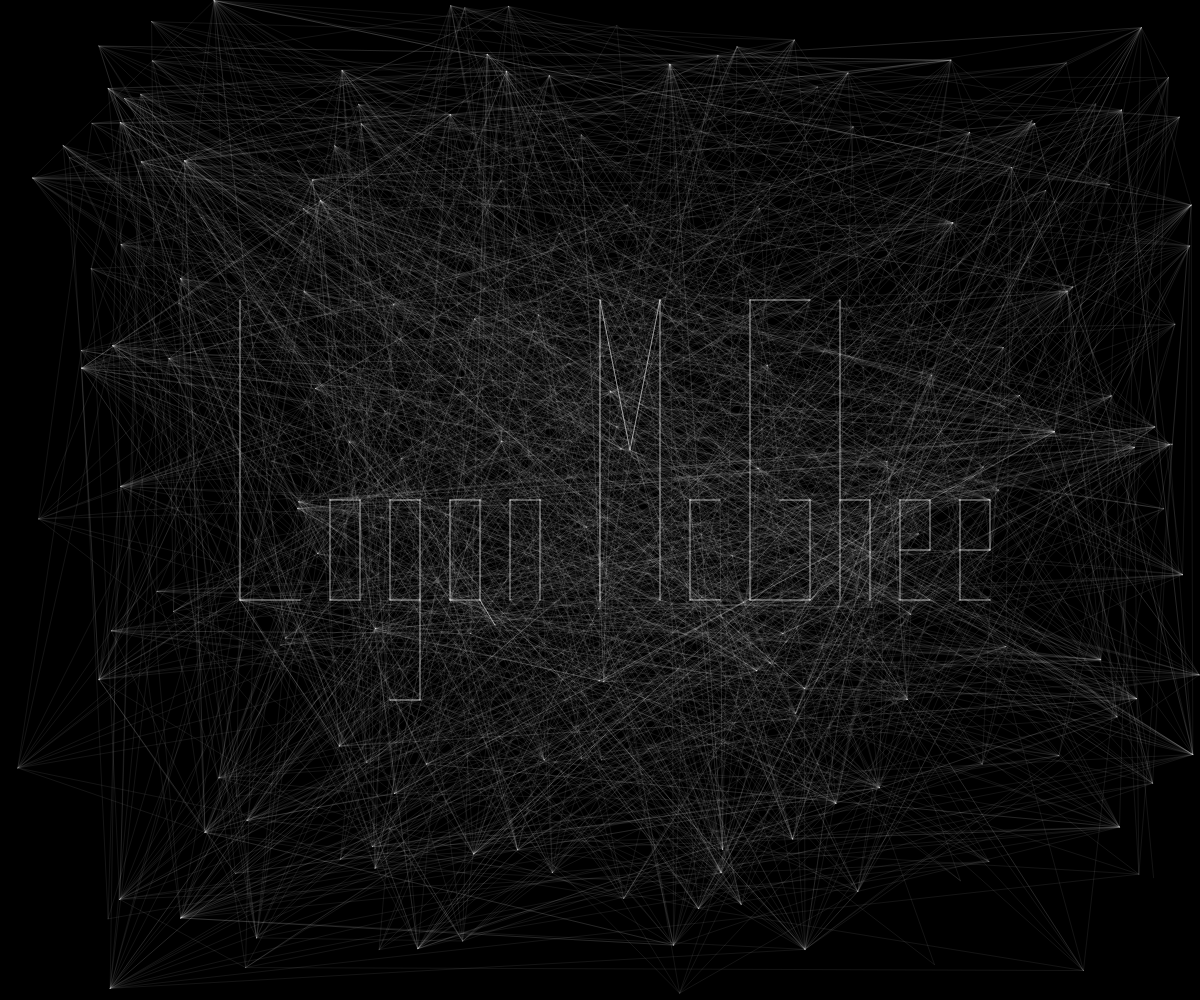
Frame 1 (no input)
Frame 60 (no input): identical to frame 1, image omitted
Frame 120 (the mouse pressed at the canvas centre since frame 60): identical to frame 1, image omitted

The p5.js sketch that drew this single still picture (run headless with seeded random() and noise() and a simulated clock; from frame 60 on, the mouse is pressed at the canvas centre):

// p5.js sketch
// ── sketch.js
var points = [];
var numPoints = 200;

function setup() {
	createCanvas(window.innerWidth,window.innerHeight);
	makeName();
	for(var i = 0; i < numPoints; i++)
		points.push(new PagePoint(Math.random()*width, Math.random()*height, randomCons(numPoints)));
	//points.push(new PagePoint(Math.random()*width, Math.random()*height, [0,1,2,3,4,5,6,7]));
	background(0);
	showCons();
	// showPoints();
}

function makeName(){
	var lastOffset = .1;
	var firstOffset = .1;

	// L
	points.push(new PagePoint(width*(firstOffset + .1), height*.3, thickLine(1)));
	points.push(new PagePoint(width*(firstOffset + .1), height*.6, thickLine(2)));
	points.push(new PagePoint(width*(firstOffset + .15), height*.6, []));

	// O
	points.push(new PagePoint(width*(firstOffset + .175), height*.5, thickLine(4)));
	points.push(new PagePoint(width*(firstOffset + .2), height*.5, thickLine(5)));
	points.push(new PagePoint(width*(firstOffset + .2), height*.6, thickLine(6)));
	points.push(new PagePoint(width*(firstOffset + .175), height*.6, thickLine(3)));

	// G
	points.push(new PagePoint(width*(firstOffset + .225), height*.5, thickLine(8)));
	points.push(new PagePoint(width*(firstOffset + .25), height*.5, thickLine(9)));
	points.push(new PagePoint(width*(firstOffset + .25), height*.6, thickLine(10)));
	points.push(new PagePoint(width*(firstOffset + .225), height*.6, thickLine(7)));

	// A
	points.push(new PagePoint(width*(firstOffset + .275), height*.5, thickLine(12)));
	points.push(new PagePoint(width*(firstOffset + .3), height*.5, thickLine(13)));
	points.push(new PagePoint(width*(firstOffset + .3), height*.6, thickLine(14)));
	points.push(new PagePoint(width*(firstOffset + .275), height*.6, thickLine(11)));

	// N
	points.push(new PagePoint(width*(firstOffset + .325), height*.5, thickLine(16)));
	points.push(new PagePoint(width*(firstOffset + .35), height*.5, thickLine(17)));
	points.push(new PagePoint(width*(firstOffset + .35), height*.6, []));
	points.push(new PagePoint(width*(firstOffset + .325), height*.6, thickLine(15)));
	
	points.push(new PagePoint(width*(firstOffset + .3125), height*.625, thickLine(13))); // a-line
	points.push(new PagePoint(width*(firstOffset + .25), height*.7, thickLine(9)));
	points.push(new PagePoint(width*(firstOffset + .225), height*.7, thickLine(20))); 
	// First name end, pointcount 21.

	// M
	points.push(new PagePoint(width*(lastOffset + .4), height*.6, thickLine(23)));
	points.push(new PagePoint(width*(lastOffset + .4), height*.3, thickLine(24)));
	points.push(new PagePoint(width*(lastOffset + .425), height*.45, thickLine(25)));
	points.push(new PagePoint(width*(lastOffset + .45), height*.3, thickLine(26)));
	points.push(new PagePoint(width*(lastOffset + .45), height*.6, []));

	// C
	points.push(new PagePoint(width*(lastOffset + .475), height*.5, thickLine(29)));
	points.push(new PagePoint(width*(lastOffset + .5), height*.5, thickLine(27)));
	points.push(new PagePoint(width*(lastOffset + .475), height*.6, thickLine(30)));
	points.push(new PagePoint(width*(lastOffset + .5), height*.6, []));

	// G
	points.push(new PagePoint(width*(lastOffset + .575), height*.3, thickLine(32))); //31
	points.push(new PagePoint(width*(lastOffset + .525), height*.3, thickLine(33)));
	points.push(new PagePoint(width*(lastOffset + .525), height*.6, thickLine(34)));
	points.push(new PagePoint(width*(lastOffset + .575), height*.6, thickLine(35)));
	points.push(new PagePoint(width*(lastOffset + .575), height*.5, thickLine(36)));
	points.push(new PagePoint(width*(lastOffset + .55), height*.5, []));

	// H
	points.push(new PagePoint(width*(lastOffset + .6), height*.3, thickLine(38)));
	points.push(new PagePoint(width*(lastOffset + .6), height*.6, []));
	points.push(new PagePoint(width*(lastOffset + .6), height*.5, thickLine(40)));
	points.push(new PagePoint(width*(lastOffset + .625), height*.5, thickLine(41)));
	points.push(new PagePoint(width*(lastOffset + .625), height*.6, []));

	// E
	points.push(new PagePoint(width*(lastOffset + .65), height*.55, thickLine(43)));
	points.push(new PagePoint(width*(lastOffset + .675), height*.55, thickLine(44)));
	points.push(new PagePoint(width*(lastOffset + .675), height*.5, thickLine(45)));
	points.push(new PagePoint(width*(lastOffset + .65), height*.5, thickLine(46)));
	points.push(new PagePoint(width*(lastOffset + .65), height*.6, thickLine(47)));
	points.push(new PagePoint(width*(lastOffset + .675), height*.6, []));

	// E
	points.push(new PagePoint(width*(lastOffset + .7), height*.55, thickLine(49)));
	points.push(new PagePoint(width*(lastOffset + .725), height*.55, thickLine(50)));
	points.push(new PagePoint(width*(lastOffset + .725), height*.5, thickLine(51)));
	points.push(new PagePoint(width*(lastOffset + .7), height*.5, thickLine(52)));
	points.push(new PagePoint(width*(lastOffset + .7), height*.6, thickLine(53)));
	points.push(new PagePoint(width*(lastOffset + .725), height*.6, []));

}

function thickLine(num){
	var a = [];
	var thickness = 10;
	for(var i = 0; i < thickness; i++){
		a.push(num);
	}
	return a;
}

function randomCons(num){
	var a = [];
	var randNum = Math.floor(Math.random()*(num-1)/10);
	for(var i = 0; i<randNum; i++)
		a.push(Math.floor(Math.random()*(num-1)));
	return a;
}

function draw() {
	//background(0);
	//showPoints();
	// showCons();
}

function showPoints() {
	for(i in points){
		points[i].drawMe();
		//console.log(points[i]);
	}
}

function showCons(){
	stroke(255, 20);
	for(i in points){
		for(j in points[i].connections){
			line(points[i].cord[0], points[i].cord[1], points[points[i].connections[j]].cord[0], points[points[i].connections[j]].cord[1]);
		}
	}
}

class PagePoint{
	constructor(xPos, yPos, cons){
		this.size = 8;
		this.connections = cons;
		this.cord = [xPos, yPos];
	}
	
	// var cord = [xPos,yPos];
	// var connections = cons;
	// var size = Math.random()*40;

	drawMe(){
		fill(255, 200);
		ellipse(this.cord[0],this.cord[1],this.size,this.size);
	}

	drawConnections(){
		for(i in connections){
			console.log(connections[i]);
		}
	}
}
